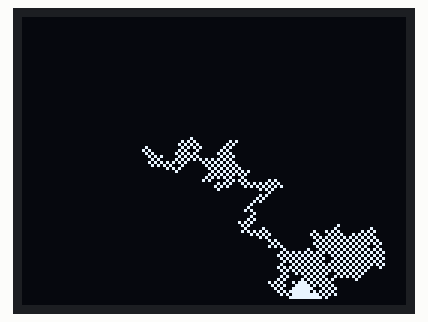
The sketch below on a simulated Arduino Uno, built with avr-gcc and run on an emulated ATmega328P. Shown: 128×96 one-colour display. Random numbers use the default seed unless the sketch sets one.

Above: at 0.45 s.
At 3.8 s:
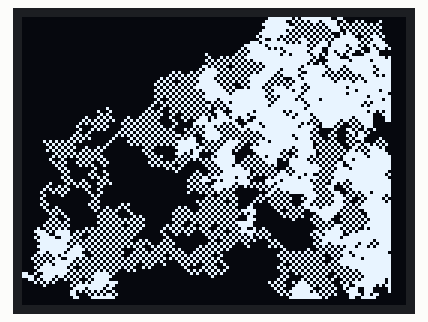
At 11.07 s:
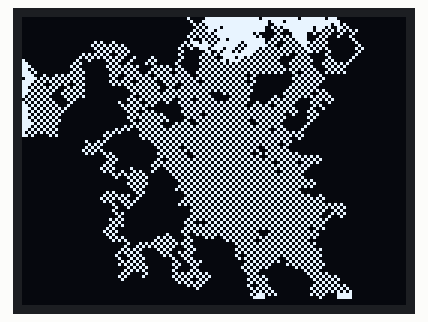
At 19.87 s:
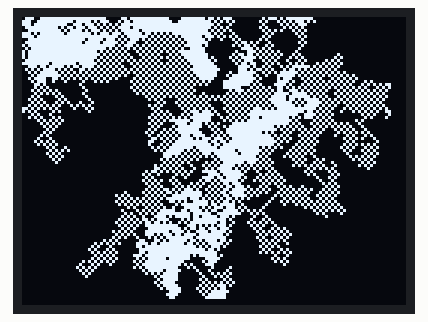
At 29.67 s:
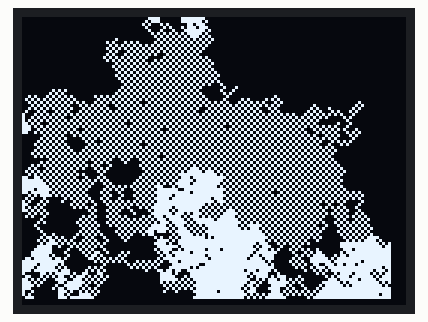
At 39.37 s:
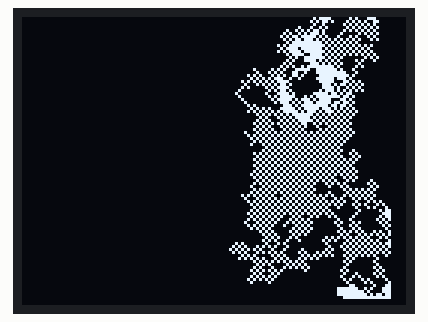

The sketch:

bugDrawing.ino
```cpp
#include <TVout.h>
#include <fontALL.h>
// ****************************************************

TVout TV;


int setX = 44, setY = 44;
int rndX = 0, rndY = 0;
int count = 1;

void setup() {
  TV.begin(NTSC);  //for devices with only 1k sram(m168) use TV.begin(_NTSC,128,56)
  //TV.begin(_NTSC,128,56);
  randomSeed(analogRead(0));

  TV.clear_screen();

}

void loop() {

  rndX = random(2);

  if (rndX == 1) {
    setX++;
    if (setX >= 123) {
      setX--;
    }
  }
  else {
    setX--;
    if (setX <= -1) {
      setX++;
    }
  }
  // cols
  rndY = random(2);
  if (rndY == 1) {
    setY++;
    if (setY >= 94) {
      setY--;
    }
  }
  else {
    setY--;
    if (setY <= -1) {
      setY++;
    }
  }

  TV.set_pixel(setX, setY, 1);
  //TV.delay(2);
  //TV.set_pixel(setX, setY, 2);
  count++;
  if(count == 20000){
    count = 1;
    TV.clear_screen();
  }

}
```
